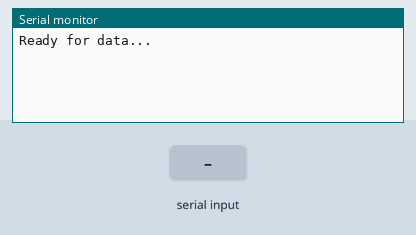
Simulated run of this sketch. Board: Arduino Uno, built with avr-gcc and run on an emulated ATmega328P. Parts: the last lines printed to the serial monitor. The inputs (shaded band) are chosen by the test bench.

Above: at 1.2 s.
1.3 s: "1" received over the second serial link
At 1.7 s:
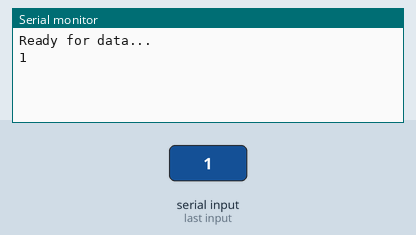
2.8 s: "0" received over the second serial link
At 4.0 s:
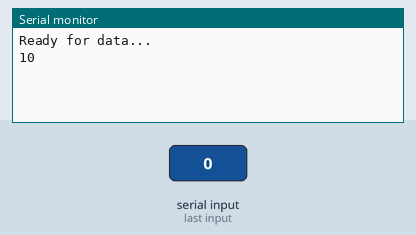

The sketch:

forward.ino
```cpp
/*
 * This is example code to run on the Metro Mini that is outside the chamber
 *
 * It receives data from inside the chamber via SoftwareSerial port swSerial and passes this info on
 * via Serial.
 * Similarly, data input to Serial is passed on to swSerial.
 */

#include <SoftwareSerial.h>
// Pick your own pin pair
SoftwareSerial swSerial(2,3); // RX, TX

void setup() {
  // put your setup code here, to run once:
    swSerial.begin(9600);
    Serial.begin(9600);

    Serial.println("Ready for data...");
}

void loop() {
  // put your main code here, to run repeatedly:
if (swSerial.available()) {
  Serial.write(swSerial.read());
}

if (Serial.available()) {
  swSerial.write(Serial.read());
}
}
```

Measured:
- after the input at 1.3 s, the serial monitor: prints a new line at once (image 1)
- after the input at 2.8 s, the serial monitor: prints a new line at once (image 2)
